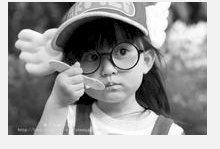
#> input picture 数字图像处理/messigray.png, 220 x 149 px
$ python ImageProcessingTest5_fftLPF.py
#> lines starting #> are read from the running program, lines starting #| are printed output that depends on the picture
import cv2
import numpy as np
from matplotlib import pyplot as plt

if __name__ == '__main__':
    index = 30
    img = cv2.imread("messigray.png", 0)
#> img is the input picture: shape (149, 220); min 0, max 255, mean 151.2
    f = np.fft.fft2(img)
    fshift = np.fft.fftshift(f)
    # plt.plot(np.log(np.abs(fshift)))
    # plt.show()
    rows, cols = fshift.shape
#> rows = 149; cols = 220
    rrow = rows // 2
#> rrow = 74
    ccol = cols // 2
#> ccol = 110
    mask = np.zeros((rows, cols), np.uint8)
    mask[rrow - index: rrow + index, ccol - index: ccol + index] = 1
    f_res = fshift * mask
    f_ishift = np.fft.ifftshift(f_res)
    img_back = np.fft.ifft2(f_ishift)
    img_back = np.abs(img_back)
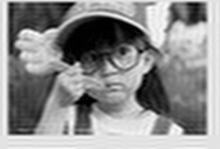
#> img_back: shape (149, 220) float64; min 0.0717, max 272, mean 151.4; drawn with min black and max white
    plt.subplot(121), plt.imshow(img, cmap='gray'), plt.title('Original'), plt.xticks([]), plt.yticks([])
    plt.subplot(122), plt.imshow(img_back, cmap='gray'), plt.title('LPF'), plt.xticks([]), plt.yticks([])
    plt.show()
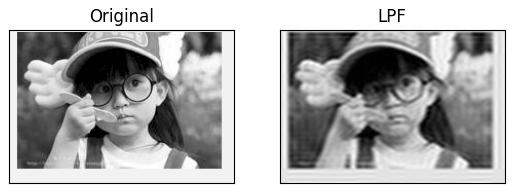
#> figure drawn by matplotlib, 2 panels
